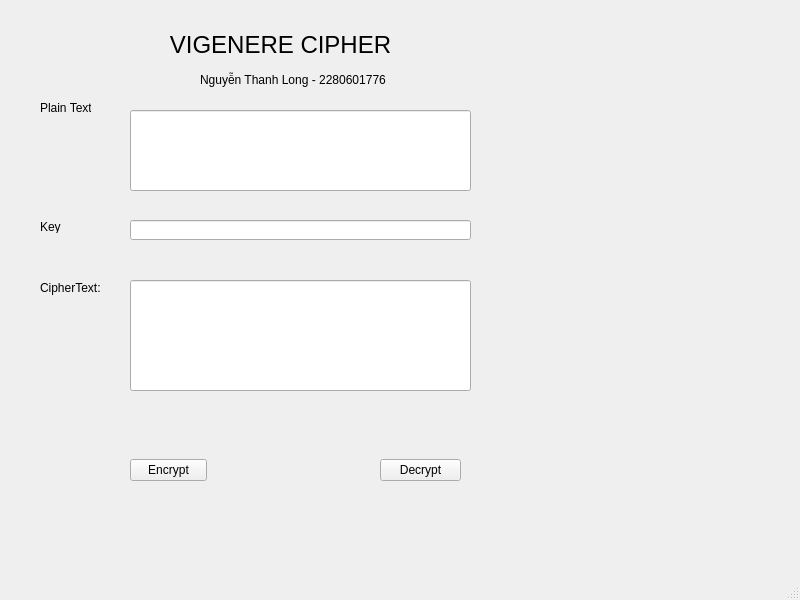
<?xml version="1.0" encoding="UTF-8"?>
<ui version="4.0">
 <class>MainWindow</class>
 <widget class="QMainWindow" name="MainWindow">
  <property name="geometry">
   <rect>
    <x>0</x>
    <y>0</y>
    <width>800</width>
    <height>600</height>
   </rect>
  </property>
  <property name="windowTitle">
   <string>MainWindow</string>
  </property>
  <widget class="QWidget" name="centralwidget">
   <widget class="QLabel" name="label">
    <property name="geometry">
     <rect>
      <x>170</x>
      <y>30</y>
      <width>221</width>
      <height>29</height>
     </rect>
    </property>
    <property name="font">
     <font>
      <pointsize>18</pointsize>
     </font>
    </property>
    <property name="text">
     <string>VIGENERE CIPHER</string>
    </property>
    <property name="alignment">
     <set>Qt::AlignCenter</set>
    </property>
   </widget>
   <widget class="QLabel" name="label_5">
    <property name="geometry">
     <rect>
      <x>200</x>
      <y>70</y>
      <width>211</width>
      <height>20</height>
     </rect>
    </property>
    <property name="text">
     <string>Nguyễn Thanh Long - 2280601776</string>
    </property>
   </widget>
   <widget class="QLabel" name="label_2">
    <property name="geometry">
     <rect>
      <x>40</x>
      <y>100</y>
      <width>51</width>
      <height>16</height>
     </rect>
    </property>
    <property name="cursor">
     <cursorShape>SizeVerCursor</cursorShape>
    </property>
    <property name="text">
     <string>Plain Text:</string>
    </property>
   </widget>
   <widget class="QLineEdit" name="txt_plain_text">
    <property name="geometry">
     <rect>
      <x>130</x>
      <y>110</y>
      <width>341</width>
      <height>81</height>
     </rect>
    </property>
   </widget>
   <widget class="QLineEdit" name="txt_key">
    <property name="geometry">
     <rect>
      <x>130</x>
      <y>220</y>
      <width>341</width>
      <height>20</height>
     </rect>
    </property>
   </widget>
   <widget class="QLabel" name="label_4">
    <property name="geometry">
     <rect>
      <x>40</x>
      <y>280</y>
      <width>61</width>
      <height>16</height>
     </rect>
    </property>
    <property name="text">
     <string>CipherText:</string>
    </property>
   </widget>
   <widget class="QLineEdit" name="txt_cipher_text">
    <property name="geometry">
     <rect>
      <x>130</x>
      <y>280</y>
      <width>341</width>
      <height>111</height>
     </rect>
    </property>
   </widget>
   <widget class="QWidget" name="horizontalLayoutWidget">
    <property name="geometry">
     <rect>
      <x>130</x>
      <y>430</y>
      <width>77</width>
      <height>80</height>
     </rect>
    </property>
    <layout class="QHBoxLayout" name="horizontalLayout">
     <item>
      <widget class="QPushButton" name="btn_encrypt">
       <property name="text">
        <string>Encrypt</string>
       </property>
      </widget>
     </item>
    </layout>
   </widget>
   <widget class="QLabel" name="label_3">
    <property name="geometry">
     <rect>
      <x>40</x>
      <y>220</y>
      <width>47</width>
      <height>13</height>
     </rect>
    </property>
    <property name="text">
     <string>Key</string>
    </property>
   </widget>
   <widget class="QWidget" name="horizontalLayoutWidget_2">
    <property name="geometry">
     <rect>
      <x>380</x>
      <y>430</y>
      <width>81</width>
      <height>80</height>
     </rect>
    </property>
    <layout class="QHBoxLayout" name="horizontalLayout_2">
     <item>
      <widget class="QPushButton" name="btn_decrypt">
       <property name="text">
        <string>Decrypt</string>
       </property>
      </widget>
     </item>
    </layout>
   </widget>
  </widget>
  <widget class="QMenuBar" name="menubar">
   <property name="geometry">
    <rect>
     <x>0</x>
     <y>0</y>
     <width>800</width>
     <height>21</height>
    </rect>
   </property>
  </widget>
  <widget class="QStatusBar" name="statusbar"/>
 </widget>
 <resources/>
 <connections/>
</ui>
